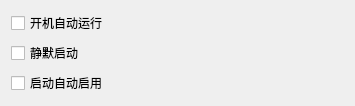
<?xml version="1.0" encoding="UTF-8"?>
<ui version="4.0">
 <class>main</class>
 <widget class="QWidget" name="main">
  <property name="geometry">
   <rect>
    <x>0</x>
    <y>0</y>
    <width>355</width>
    <height>84</height>
   </rect>
  </property>
  <property name="windowTitle">
   <string>设置</string>
  </property>
  <layout class="QGridLayout" name="gridLayout">
   <item row="3" column="0">
    <widget class="QCheckBox" name="run">
     <property name="text">
      <string>启动自动启用</string>
     </property>
    </widget>
   </item>
   <item row="2" column="0">
    <widget class="QCheckBox" name="background">
     <property name="text">
      <string>静默启动</string>
     </property>
    </widget>
   </item>
   <item row="1" column="0" colspan="2">
    <widget class="QCheckBox" name="run_on_windows_startup">
     <property name="text">
      <string>开机自动运行</string>
     </property>
    </widget>
   </item>
  </layout>
 </widget>
 <resources/>
 <connections/>
</ui>
